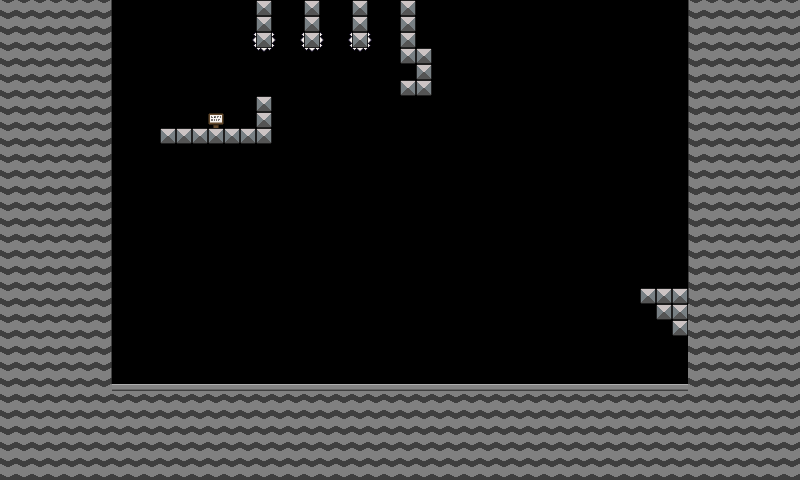

A level layout from a 2D game, rendered from its tile map. Below: a short description, then the map file with tile-grid data replaced by summaries:
An orthogonal 50x30 tile map with 16x16 px tiles, 3 tile layers (back, middle, front) and 49 objects (30x graphic, 5x button, 4x text, 2x door, invisible-wall, ...).

<map version="1.2" tiledversion="1.2.1" orientation="orthogonal" renderorder="left-up" width="50" height="30" tilewidth="16" tileheight="16" infinite="0" nextlayerid="13" nextobjectid="195">
 <properties>
  <property name="musicPath" value="/assets/sounds/Puzzle-Dreams-2.mp3" />
  <property name="zoom" type="float" value="4" />
 </properties>
 <tileset firstgid="1" source="tilemap.tsx" />
 <layer id="10" name="back" width="50" height="30">
  <data>[1500 cells, 16 non-empty, 5 distinct tile ids]</data>
 </layer>
 <layer id="11" name="middle" width="50" height="30">
  <data>[1500 cells, 662 non-empty, 5 distinct tile ids]</data>
 </layer>
 <layer id="12" name="front" width="50" height="30">
  <data>[1500 cells, 0 non-empty, 0 distinct tile ids]</data>
 </layer>
 <objectgroup id="5" name="object">
  <object id="29" name="door" x="656" y="256" width="16" height="32">
   <properties>
    <property name="animation" value="insideDoor" />
    <property name="targetMap" value=":maps/map-jumper-2.tmx" />
    <property name="targetSpawn" value="default" />
   </properties>
  </object>
  <object id="68" gid="249" x="176" y="96" width="16" height="16">
   <properties>
    <property name="animationName" value="player" />
    <property name="h" type="float" value="32" />
    <property name="spawnName" value="default" />
    <property name="w" type="float" value="16" />
   </properties>
  </object>
  <object id="137" gid="241" x="400" y="80" width="16" height="16">
   <properties>
    <property name="buttons" value="" />
    <property name="direction" value="left" />
    <property name="h" type="float" value="1" />
    <property name="speed" type="float" value="5" />
    <property name="w" type="float" value="12" />
   </properties>
  </object>
  <object id="138" gid="241" x="672" y="240" width="16" height="16">
   <properties>
    <property name="buttons" value="" />
    <property name="direction" value="left" />
    <property name="h" type="float" value="1" />
    <property name="speed" type="float" value="5" />
    <property name="w" type="float" value="10" />
   </properties>
  </object>
  <object id="139" gid="238" x="400" y="271.333" width="31.3333" height="31.3333">
   <properties>
    <property name="buttons" value="" />
    <property name="force" type="float" value="20" />
   </properties>
  </object>
  <object id="140" name="graphic" x="-46" y="-1.33337" width="781.721" height="414.037">
   <properties>
    <property name="animationName" value="" />
    <property name="animationToPlay" value="" />
    <property name="buttons" value="" />
    <property name="parallax" type="float" value="0.5" />
    <property name="texture" value=":/decorations/factory-wall.png" />
   </properties>
  </object>
  <object id="141" gid="241" x="128" y="80" width="16" height="16">
   <properties>
    <property name="buttons" value="mainButton" />
    <property name="direction" value="down" />
    <property name="h" type="float" value="1" />
    <property name="speed" type="float" value="5" />
    <property name="w" type="float" value="17" />
   </properties>
  </object>
  <object id="144" name="invisible-wall" x="400" y="64" width="16" height="16" />
  <object id="145" name="graphic" x="-161.049" y="-135.019" width="1106.1" height="622.037">
   <properties>
    <property name="animationName" value="" />
    <property name="animationToPlay" value="" />
    <property name="buttons" value="" />
    <property name="parallax" type="float" value="0.95" />
    <property name="texture" value=":/decorations/sky.png" />
   </properties>
  </object>
  <object id="147" name="hurt" x="248.885" y="29.5246" width="22.9807" height="22.2008" />
  <object id="148" name="graphic" x="134.856" y="-31.7236" width="3.75" height="98.576">
   <properties>
    <property name="animationName" value="" />
    <property name="animationToPlay" value="" />
    <property name="buttons" value="" />
    <property name="parallax" type="float" value="0.001" />
    <property name="texture" value=":/decorations/black-square.png" />
   </properties>
  </object>
  <object id="149" name="graphic" x="409.958" y="261.879" width="11.75" height="127.576">
   <properties>
    <property name="animationName" value="" />
    <property name="animationToPlay" value="" />
    <property name="buttons" value="" />
    <property name="parallax" type="float" value="0.001" />
    <property name="texture" value=":/decorations/black-square.png" />
   </properties>
  </object>
  <object id="150" name="graphic" x="678.875" y="228.712" width="60.75" height="5.576">
   <properties>
    <property name="animationName" value="" />
    <property name="animationToPlay" value="" />
    <property name="buttons" value="" />
    <property name="parallax" type="float" value="0.001" />
    <property name="texture" value=":/decorations/black-square.png" />
   </properties>
  </object>
  <object id="151" name="graphic" x="521.25" y="337" width="166.919" height="46.506">
   <properties>
    <property name="animationName" value="belt" />
    <property name="animationToPlay" value="active" />
    <property name="buttons" value="" />
    <property name="parallax" type="float" value="0.001" />
    <property name="texture" value="" />
   </properties>
  </object>
  </objectgroup>
</map>
<!-- 35 of 49 objects omitted -->
